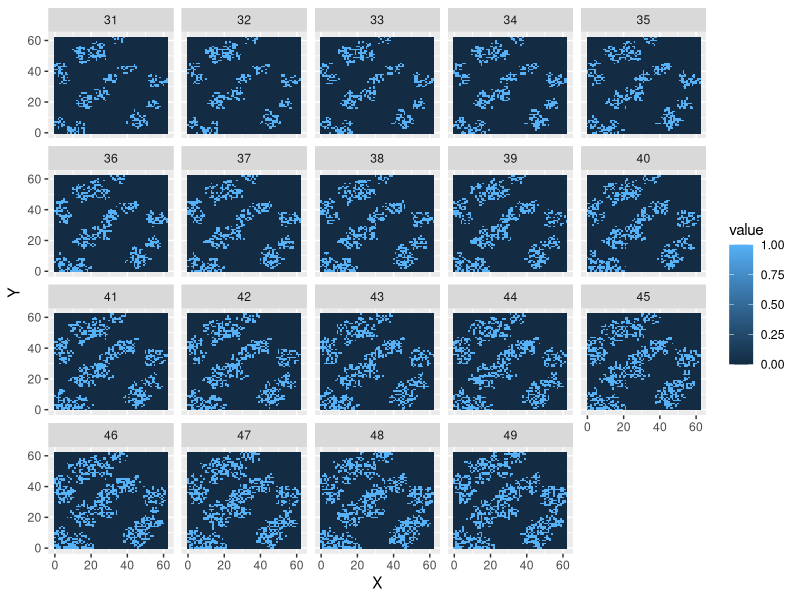

Generate this figure with R: (Note: this script raises an error after producing the figure.)
library(tidyverse)
library(igraph)

# Parameters
n <- 4000 # Number of nodes 
p <- 0.01 # Connection probability
beta <- 0.55 # Infection rate
gamma <- 0.2 # Recovery rate
initial_infected_fraction <- 0.005 # Initial infected fraction
time_steps <- 200


# Create random graph
library(Matrix)
g <- make_lattice(dimvector  = c(sqrt(n), sqrt(n)))
n <- vcount(g)

### Assign edge weights and define edge incidence matrix
Gamma <- matrix(0, ncol=vcount(g), nrow=ecount(g))

for (e in 1:ecount(g)) {
  verts <- ends(g, E(g)[e])
  w <- ifelse(verts[1] < sqrt(n)/2, 0.5, 0.1) * ifelse(verts[2] < sqrt(n)/2, 0.5, 1)
  Gamma[e, verts[1]] <- w
  Gamma[e, verts[2]] <- -w
}

# Initialize state vector (0 for susceptible, 1 for infected)
state <- matrix(0, time_steps + 1  ,vcount(g))
prob <- matrix(0, time_steps + 1  ,vcount(g))
n_init <- round(n * initial_infected_fraction)
R0 <- beta/gamma
print(sprintf("R0 is %f", R0))
initial_infected <- sample(1:vcount(g), size = n_init)
state[1, initial_infected] <- 1
prob[1, initial_infected] <- 1
beta_v = rep(beta, vcount(g)) 
gamma_v = rep(gamma, vcount(g)) 


# Simulate SIS dynamics
t=2
neighbours_matrix = matrix(0, vcount(g), vcount(g))
for(i in 1:vcount(g)) {
  neighs = as.numeric(neighbors(g, i))
  weights = sapply(neighs, function(x){
    ifelse(x < sqrt(n)/2, 0.5, 0.1) * ifelse(i < sqrt(n)/2, 0.5, 1)
  })
  neighbours_matrix[i, neighs] = weights
}

while(t < (time_steps+1) & sum(state[t-1,]>0 )) {
  # Iterate through each node
  for(i in 1:vcount(g)) {
    #print(i)
    if(state[t-1, i] == 1) { # If infected
      # Check recovery
      state[t, i] <- 1 - rbinom(1, 1, gamma)
    }else{
      # Check infection spread to neighbors
      neighbors = which(neighbours_matrix[i,]>0)
      infection_force = sum(state[t-1, neighbors] * beta_v[neighbors] * neighbours_matrix[i, neighbors])
      # Update Ground Truth
      prob[t, i] = min(max(0, prob[t-1, i] + (1- prob[t-1, i]) * min(1, infection_force) - prob[t-1, i] * gamma_v[i]), 1)
      state[t, i] = rbinom(1, 1, prob[t, i])
    }
  }
  
  # Update state
  cat("Time step", t-1, "- Number of infected:", sum(state[t,]), "\n")
  t = t+1
}

#### Let us visualize this on a network

coordinates = data.frame(layout_on_grid(g))
colnames(coordinates) = c("X", "Y")
df = cbind(coordinates, t(state))
df_long = pivot_longer(df, cols =-c("X", "Y"))
df_long$name = as.numeric(df_long$name)
ggplot(df_long %>% filter(name>30, name <50), aes(x=X, y=Y, fill=value))+
  geom_tile()+
  facet_wrap(.~name)


edges_ids <- get.edge.ids(g, pairs = matrix(c(1,2, 2,3), ncol=2, byrow=TRUE))








